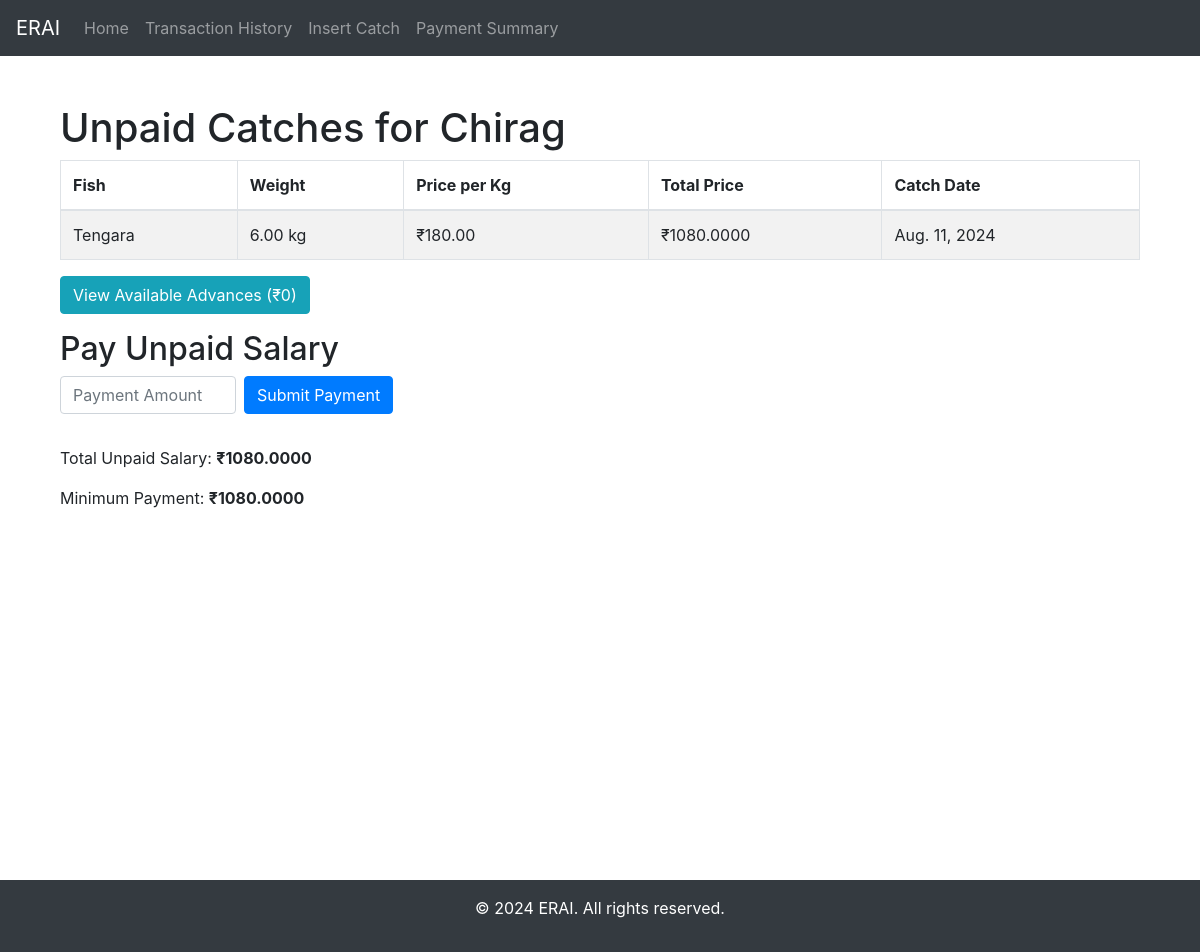
Page /fisherman/3/unpaid-catches/ on the earlier database version.
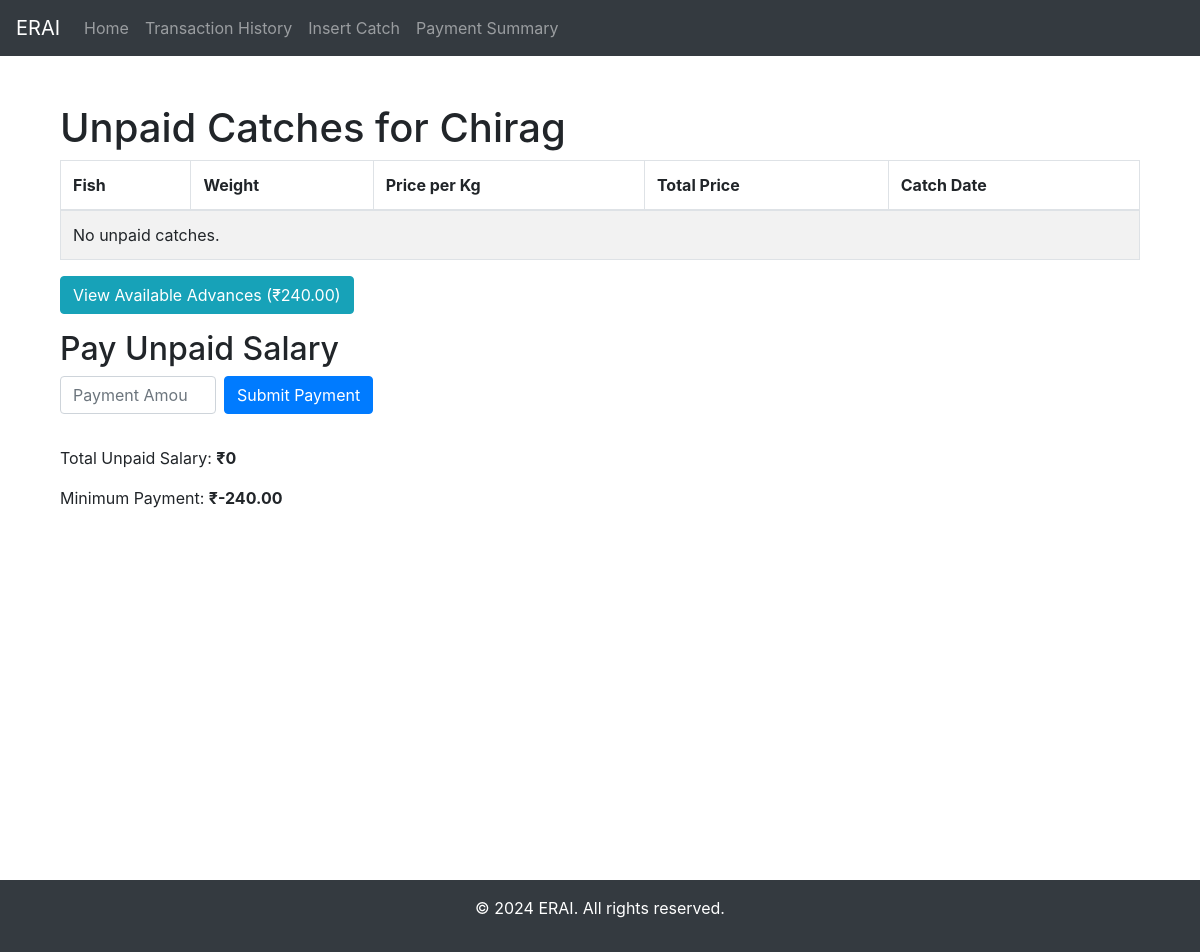
Same page on the later database version.
### myApp/models.py (models this page shows, shortened)
class Catch(models.Model):
    fisherman = models.ForeignKey(Fisherman, on_delete=models.CASCADE)
    fish = models.ForeignKey(Fish, on_delete=models.CASCADE)
    catch_date = models.DateField()
    weight = models.DecimalField(max_digits=10, decimal_places=2)
    is_paid = models.BooleanField(default=False)

class Fish(models.Model):
    name = models.CharField(max_length=255)
    price = models.DecimalField(max_digits=10, decimal_places=2)
    royalty_amount = models.DecimalField(max_digits=10, decimal_places=2, default=0.00)

### myApp/views.py (the view, shortened to what this page needs)
# urls.py: path('fisherman/<int:fisherman_id>/unpaid-catches/', unpaid_catches_view, name='unpaid_catches'),
def unpaid_catches_view(request, fisherman_id):
    fisherman = get_object_or_404(Fisherman, id=fisherman_id)
    unpaid_catches = fisherman.get_unpaid_catches()
    total_unpaid_salary = fisherman.calculate_total_due()
    for catch in unpaid_catches:
        catch.price = catch.weight * catch.fish.price
    advance = Advance.objects.filter(fisherman=fisherman)
    total_adv = sum(x.amount for x in advance)  # Sum up the advance amounts
    context = {
        'fisherman': fisherman,
        'unpaid_catches': unpaid_catches,
        'total_unpaid_salary': total_unpaid_salary,
        'advance': advance,
        'total_advance': total_adv,  # Add this line to include total advance
        'min_payment': total_unpaid_salary - total_adv
    }
    return render(request, 'unpaid_catches.html', context)

### myApp/models.py (called while the page is built)
    def calculate_total_due(self):
        return sum(catch.weight * catch.fish.price for catch in self.catch_set.filter(is_paid=False))

    def get_unpaid_catches(self):
        return self.catch_set.filter(is_paid=False)

### myApp/templates/unpaid_catches.html (shortened to what this page needs)
{% extends 'base.html' %}
{% block content %}
    <div class="container mt-4">
        <h1>Unpaid Catches for {{ fisherman.name }}</h1>
        <table class="table table-striped table-bordered">
            <thead>
                <tr>
                    <th>Fish</th>
                    <th>Weight</th>
                    <th>Price per Kg</th>
                    <th>Total Price</th>
                    <th>Catch Date</th>
                </tr>
            </thead>
            <tbody>
                {% for catch in unpaid_catches %}
                    <tr>
                        <td>{{ catch.fish.name }}</td>
                        <td>{{ catch.weight }} kg</td>
                        <td>₹{{ catch.fish.price }}</td>
                        <td>₹{{ catch.price }}</td>
                        <td>{{ catch.catch_date }}</td>
                    </tr>
                {% empty %}
                    <tr>
                        <td colspan="5">No unpaid catches.</td>
                    </tr>
                {% endfor %}
            </tbody>
        </table>
        <button type="button" class="btn btn-info mb-3" data-toggle="modal" data-target="#advancesModal">
            View Available Advances (₹{{ total_advance }})
        </button>
        <h2>Pay Unpaid Salary</h2>
        <form method="post" class="form-inline">
            <div class="form-group mb-2">
                <input type="number" step="0.01" id="payment_amount" name="payment_amount" class="form-control mr-2"
                       min="{{ min_payment }}" max="{{ total_unpaid_salary }}" required
                       placeholder="Payment Amount"
                       title="Amount must be between ₹{{ min_payment }} and ₹{{ total_unpaid_salary }}">
            </div>
            <button type="submit" class="btn btn-primary mb-2">Submit Payment</button>
        </form>
        <div class="mt-4">
            <p>Total Unpaid Salary: <strong>₹{{ total_unpaid_salary }}</strong></p>
            <p>Minimum Payment: <strong>₹{{ min_payment }}</strong></p>
        </div>
    </div>
{% endblock %}

Differences in the rows shown:
removed Catch: fish.name "Tengara", weight "6.00", fish.price "180.00", price "1080.0000", catch_date "Aug. 11, 2024"
Other differences:
{{ total_advance }}: "0" → "240.00"
{{ total_unpaid_salary }}: "1080.0000" → "0"
{{ min_payment }}: "1080.0000" → "-240.00"
text now shown: "No unpaid catches."
